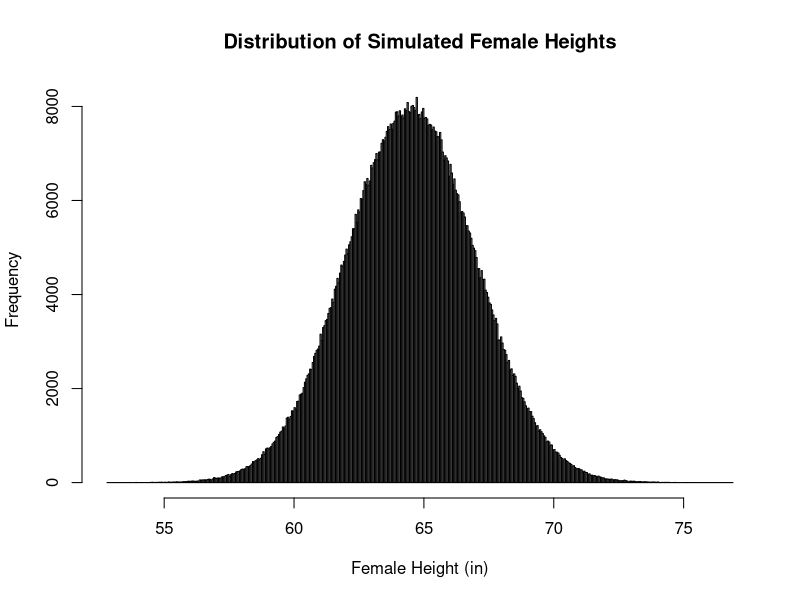

Generate this figure with R:
## ---- chunk 1
# Create objects with the parameters needed for a normal distribution
mean_female_height <- 64.5
sd_female_height <- 2.5
n_obs <- 1e6

# Create a vector of simulated female heights using the parameters.
female_heights <- rnorm(n = n_obs, 
                        mean = mean_female_height, 
                        sd = sd_female_height)

# Plot the simulated distribution of female heights
hist(female_heights, 
     breaks = "fd",  # This argument uses the Freedman-Diaconis algorithm 
                     # to calculate the number of bins.
     main = "Distribution of Simulated Female Heights",
     xlab = "Female Height (in)")
